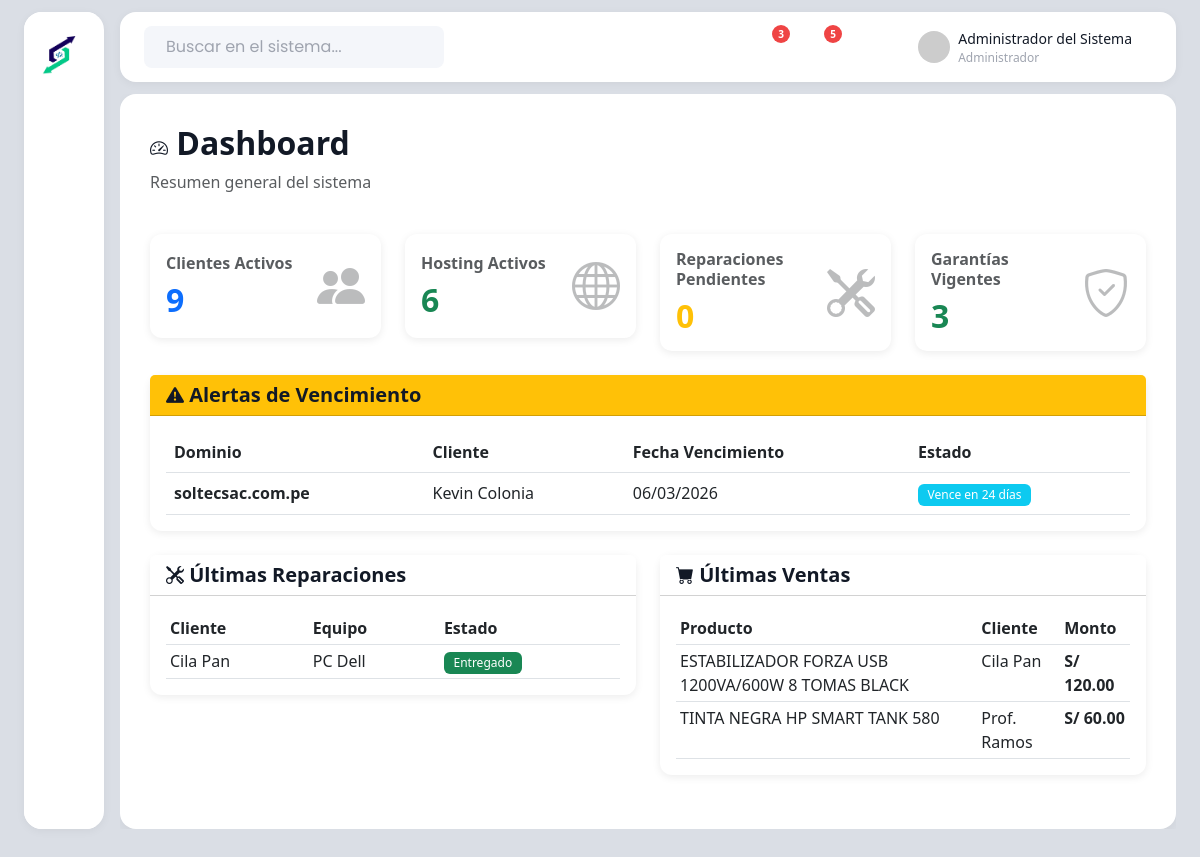
The app's page /views/dashboard/index.php (signed in) with its own data.
### tables this page shows
CREATE TABLE IF NOT EXISTS `hosting_dominios` (
  `id` int NOT NULL AUTO_INCREMENT,
  `cliente_id` int NOT NULL,
  `dominio` varchar(255) NOT NULL,
  `proveedor` varchar(100) DEFAULT NULL COMMENT 'Proveedor del hosting',
  `fecha_inicio` date NOT NULL,
  `fecha_vencimiento` date NOT NULL,
  `precio_compra` decimal(10,2) DEFAULT NULL,
  `precio_venta` decimal(10,2) DEFAULT NULL,
  `observaciones` text,
  `correos_corporativos` text COMMENT 'Lista de correos corporativos creados para el cliente',
  `archivo_presupuesto` varchar(255) DEFAULT NULL,
  `estado` enum('activo','vencido','cancelado') NOT NULL DEFAULT 'activo',
  `fecha_registro` timestamp NULL DEFAULT CURRENT_TIMESTAMP,
  PRIMARY KEY (`id`),
  KEY `idx_cliente` (`cliente_id`),
  KEY `idx_dominio` (`dominio`),
  KEY `idx_vencimiento` (`fecha_vencimiento`)
);

CREATE TABLE IF NOT EXISTS `clientes` (
  `id` int NOT NULL AUTO_INCREMENT,
  `tipo` enum('persona','empresa') NOT NULL DEFAULT 'persona',
  `nombre` varchar(150) NOT NULL COMMENT 'Nombre o Razón Social',
  `dni_ruc` varchar(20) DEFAULT NULL,
  `email` varchar(100) DEFAULT NULL,
  `telefono` varchar(20) DEFAULT NULL,
  `whatsapp` varchar(20) DEFAULT NULL,
  `direccion` text,
  `ubicacion_google_maps` text,
  `estado` enum('activo','inactivo') NOT NULL DEFAULT 'activo',
  `fecha_registro` timestamp NULL DEFAULT CURRENT_TIMESTAMP,
  PRIMARY KEY (`id`),
  KEY `idx_nombre` (`nombre`),
  KEY `idx_dni_ruc` (`dni_ruc`),
  KEY `idx_estado` (`estado`)
);

CREATE TABLE IF NOT EXISTS `reparaciones` (
  `id` int NOT NULL AUTO_INCREMENT,
  `cliente_id` int NOT NULL,
  `tipo_equipo` enum('PC','Laptop','Otro') NOT NULL DEFAULT 'PC',
  `marca` varchar(50) DEFAULT NULL,
  `modelo` varchar(100) DEFAULT NULL,
  `falla_reportada` text NOT NULL,
  `trabajo_realizado` text,
  `archivo_presupuesto` varchar(255) DEFAULT NULL,
  `fecha_ingreso` date NOT NULL,
  `fecha_entrega` date DEFAULT NULL,
  `precio` decimal(10,2) DEFAULT NULL,
  `dias_garantia` int DEFAULT '0' COMMENT 'Días de garantía del servicio',
  `estado` enum('pendiente','en_proceso','entregado','cancelado') NOT NULL DEFAULT 'pendiente',
  `fecha_registro` timestamp NULL DEFAULT CURRENT_TIMESTAMP,
  PRIMARY KEY (`id`),
  KEY `idx_cliente` (`cliente_id`),
  KEY `idx_fecha_ingreso` (`fecha_ingreso`),
  KEY `idx_estado` (`estado`)
);

CREATE TABLE IF NOT EXISTS `ventas_productos` (
  `id` int NOT NULL AUTO_INCREMENT,
  `producto_id` int NOT NULL,
  `cliente_id` int DEFAULT NULL,
  `cantidad` int NOT NULL DEFAULT '1',
  `fecha_venta` date NOT NULL,
  `precio_venta` decimal(10,2) NOT NULL,
  `precio_compra` decimal(10,2) DEFAULT NULL COMMENT 'Para calcular utilidad',
  `dias_garantia` int DEFAULT '0',
  `comprobante_url` varchar(255) DEFAULT NULL COMMENT 'Ruta del comprobante PDF o imagen',
  `observaciones` text COMMENT 'Observaciones o notas adicionales sobre la venta',
  `archivo_presupuesto` varchar(255) DEFAULT NULL,
  `estado` enum('activo','anulado') NOT NULL DEFAULT 'activo',
  `fecha_registro` timestamp NULL DEFAULT CURRENT_TIMESTAMP,
  PRIMARY KEY (`id`),
  KEY `idx_producto` (`producto_id`),
  KEY `idx_cliente` (`cliente_id`),
  KEY `idx_fecha_venta` (`fecha_venta`)
);

CREATE TABLE IF NOT EXISTS `productos` (
  `id` int NOT NULL AUTO_INCREMENT,
  `nombre` varchar(200) NOT NULL,
  `codigo` varchar(50) DEFAULT NULL,
  `categoria_id` int DEFAULT NULL,
  `proveedor_id` int DEFAULT NULL,
  `stock` int NOT NULL DEFAULT '0',
  `precio_compra` decimal(10,2) DEFAULT NULL,
  `fecha_compra` date DEFAULT NULL,
  `descripcion` text,
  `estado` enum('activo','inactivo') NOT NULL DEFAULT 'activo',
  `fecha_registro` timestamp NULL DEFAULT CURRENT_TIMESTAMP,
  PRIMARY KEY (`id`),
  UNIQUE KEY `codigo` (`codigo`),
  KEY `proveedor_id` (`proveedor_id`),
  KEY `idx_nombre` (`nombre`),
  KEY `idx_codigo` (`codigo`),
  KEY `idx_categoria` (`categoria_id`),
  KEY `idx_fecha_compra` (`fecha_compra`)
);

### views/dashboard/index.php (the view, shortened to what the rows shown need)
<?php
include '../layouts/header.php';
$clienteModel = new Cliente($pdo);
$hostingModel = new HostingDominio($pdo);
$reparacionModel = new Reparacion($pdo);
$ventaModel = new Venta($pdo);
$totalClientes = $clienteModel->contarActivos();
$totalHosting = $hostingModel->contarActivos();
$reparacionesPendientes = $reparacionModel->contarPorEstado('pendiente');
$garantiasVigentes = $reparacionModel->contarGarantiasVigentes() + $ventaModel->contarGarantiasVigentes();
$proximosVencer = $hostingModel->obtenerProximosVencer();
$ultimasReparaciones = $reparacionModel->obtenerRecientes(5);
$ultimasVentas = $ventaModel->obtenerRecientes(5);
?>
<div class="row fade-in">
    <div class="col-12 mb-4">
        <h2 class="fw-bold"><i class="bi bi-speedometer2"></i> Dashboard</h2>
    </div>
</div>
<div class="row g-4 mb-4">
    <div class="col-lg-3 col-md-6">
        <div class="card stat-card">
            <div class="card-body">
                <div class="d-flex justify-content-between align-items-center">
                    <div>
                        <h2 class="stat-number mb-0"><?php echo $totalClientes; ?></h2>
                    </div>
                </div>
            </div>
        </div>
    </div>
    <div class="col-lg-3 col-md-6">
        <div class="card stat-card success">
            <div class="card-body">
                <div class="d-flex justify-content-between align-items-center">
                    <div>
                        <h2 class="stat-number mb-0"><?php echo $totalHosting; ?></h2>
                    </div>
                </div>
            </div>
        </div>
    </div>
    <div class="col-lg-3 col-md-6">
        <div class="card stat-card warning">
            <div class="card-body">
                <div class="d-flex justify-content-between align-items-center">
                    <div>
                        <h2 class="stat-number mb-0"><?php echo $reparacionesPendientes; ?></h2>
                    </div>
                </div>
            </div>
        </div>
    </div>
    <div class="col-lg-3 col-md-6">
        <div class="card stat-card success">
            <div class="card-body">
                <div class="d-flex justify-content-between align-items-center">
                    <div>
                        <h2 class="stat-number mb-0"><?php echo $garantiasVigentes; ?></h2>
                    </div>
                </div>
            </div>
        </div>
    </div>
</div>
<?php if (count($proximosVencer) > 0): ?>
    <div class="row mb-4">
        <div class="col-12">
            <div class="card border-warning">
                <div class="card-body">
                    <div class="table-responsive">
                        <table class="table table-hover mb-0">
                            <thead>
                                <tr>
                                    <th>Dominio</th>
                                    <th>Cliente</th>
                                    <th>Fecha Vencimiento</th>
                                    <th>Estado</th>
                                </tr>
                            </thead>
                            <tbody>
                                <?php foreach ($proximosVencer as $hosting): ?>
                                    <tr>
                                        <td><strong><?php echo $hosting['dominio']; ?></strong></td>
                                        <td><?php echo $hosting['cliente_nombre']; ?></td>
                                        <td><?php echo formatearFecha($hosting['fecha_vencimiento']); ?></td>
                                        <td><?php echo getBadgeAlerta($hosting['dias_para_vencer']); ?></td>
                                    </tr>
                                <?php endforeach; ?>
                            </tbody>
                        </table>
                    </div>
                </div>
            </div>
        </div>
    </div>
<?php endif; ?>
<div class="row">
    <div class="col-lg-6 mb-4">
        <div class="card">
            <div class="card-body">
                <div class="table-responsive">
                    <table class="table table-sm table-hover mb-0">
                        <thead>
                            <tr>
                                <th>Cliente</th>
                                <th>Equipo</th>
                                <th>Estado</th>
                            </tr>
                        </thead>
                        <tbody>
                            <?php foreach ($ultimasReparaciones as $rep): ?>
                                <tr>
                                    <td><?php echo $rep['cliente_nombre']; ?></td>
                                    <td><?php echo $rep['tipo_equipo'] . ' ' . $rep['marca']; ?></td>
                                    <td>
                                        <?php
                                        $badges = [
                                            'pendiente' => 'warning',
                                            'en_proceso' => 'info',
                                            'entregado' => 'success',
                                            'cancelado' => 'danger'
                                        ];
                                        $color = $badges[$rep['estado']] ?? 'secondary';
                                        echo '<span class="badge bg-' . $color . '">' . ucfirst($rep['estado']) . '</span>';
                                        ?>
                                    </td>
                                </tr>
                            <?php endforeach; ?>
                        </tbody>
                    </table>
                </div>
            </div>
        </div>
    </div>
    <div class="col-lg-6 mb-4">
        <div class="card">
            <div class="card-body">
                <div class="table-responsive">
                    <table class="table table-sm table-hover mb-0">
                        <thead>
                            <tr>
                                <th>Producto</th>
                                <th>Cliente</th>
                                <th>Monto</th>
                            </tr>
                        </thead>
                        <tbody>
                            <?php foreach ($ultimasVentas as $venta): ?>
                                <tr>
                                    <td><?php echo $venta['producto_nombre']; ?></td>
                                    <td><?php echo $venta['cliente_nombre'] ?? 'Sin cliente'; ?></td>
                                    <td><strong><?php echo formatearMoneda($venta['precio_venta']); ?></strong></td>
                                </tr>
                            <?php endforeach; ?>
                        </tbody>
                    </table>
                </div>
            </div>
        </div>
    </div>
</div>
<?php include '../layouts/footer.php'; ?>

### includes/helpers.php (shortened to what the rows shown need)
<?php
function formatearFecha($fecha)
{
    $timestamp = strtotime($fecha);
    return date('d/m/Y', $timestamp);
}
function formatearMoneda($monto)
{
    return 'S/ ' . number_format($monto, 2, '.', ',');
}
function getBadgeAlerta($dias)
{
    if ($dias <= 5) {
        return '<span class="badge bg-danger">Vence en ' . $dias . ' días</span>';
    } elseif ($dias <= 15) {
        return '<span class="badge bg-warning">Vence en ' . $dias . ' días</span>';
    } elseif ($dias <= 30) {
        return '<span class="badge bg-info">Vence en ' . $dias . ' días</span>';
    }
    return '';
}

### records on screen
hosting_dominios: dominio "soltecsac.com.pe", cliente.nombre "Kevin Colonia", fecha_vencimiento "06/03/2026"
reparaciones: cliente.nombre "Cila Pan", tipo_equipo "PC", marca "Dell", estado "Entregado"
ventas_productos: producto.nombre "ESTABILIZADOR FORZA USB 1200VA/600W 8 TOMAS BLACK", cliente.nombre "Cila Pan", precio_venta "S/ 120.00"
ventas_productos: producto.nombre "TINTA NEGRA HP SMART TANK 580", cliente.nombre "Prof. Ramos", precio_venta "S/ 60.00"

### other values on screen
$usuario['nombre'] "Administrador del Sistema"
$usuario['rol'] "Administrador"
$totalClientes "9"
$totalHosting "6"
$reparacionesPendientes "0"
$garantiasVigentes "3"
